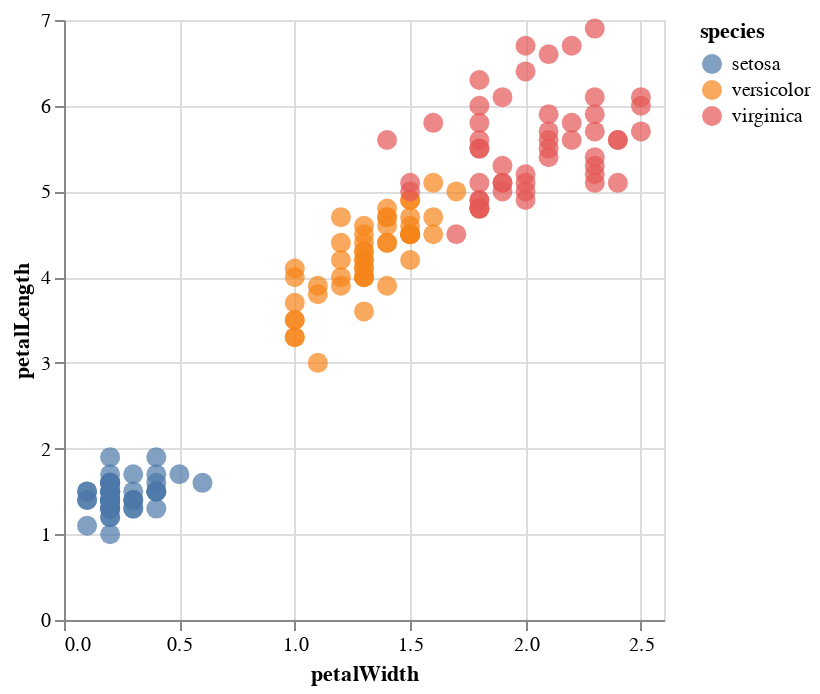

The code cell stored with this chart in its notebook:
### Markdown cell above
[The default categorical colormap used in Altair is "Tableau10"](https://github.com/EmilHvitfeldt/r-color-palettes),
which consists of 10 colors and starts with a blue, orange, and red color.

### Code cell
import altair as alt
from vega_datasets import data

iris = data.iris()

alt.Chart(iris).mark_circle(size=100).encode(
    x='petalWidth',
    y='petalLength',
    color=alt.Color('species')
)

### Figure 1 — Vega specification as saved in the notebook (floating-point values rounded to 4 significant figures; data arrays with more than 128 entries replaced by an {"elided": "..."} marker saying what was removed)
{"$schema": "https://vega.github.io/schema/vega/v5.json", "data": [{"name": "source_0", "values": {"elided": "150 records"}}, {"name": "source_0_x_domain_petalWidth", "values": [{"min": 0.1, "max": 2.5}]}, {"name": "source_0_y_domain_petalLength", "values": [{"min": 1.0, "max": 6.9}]}, {"name": "source_0_color_domain_species", "values": [{"species": "setosa"}, {"species": "versicolor"}, {"species": "virginica"}]}], "marks": [{"type": "symbol", "name": "marks", "from": {"data": "source_0"}, "encode": {"update": {"x": {"field": "petalWidth", "scale": "x"}, "opacity": {"value": 0.7}, "y": {"field": "petalLength", "scale": "y"}, "fill": {"field": "species", "scale": "color"}, "shape": {"value": "circle"}, "size": {"value": 100}}}, "style": ["circle"]}], "scales": [{"name": "x", "type": "linear", "domain": [{"signal": "(data(\"source_0_x_domain_petalWidth\")[0] || {}).min"}, {"signal": "(data(\"source_0_x_domain_petalWidth\")[0] || {}).max"}], "range": [0, {"signal": "width"}], "zero": true, "nice": true}, {"name": "y", "type": "linear", "domain": [{"signal": "(data(\"source_0_y_domain_petalLength\")[0] || {}).min"}, {"signal": "(data(\"source_0_y_domain_petalLength\")[0] || {}).max"}], "range": [{"signal": "height"}, 0], "nice": true, "zero": true}, {"name": "color", "type": "ordinal", "domain": {"data": "source_0_color_domain_species", "field": "species", "sort": true}, "range": "category"}], "axes": [{"scale": "x", "ticks": false, "gridScale": "y", "grid": true, "domain": false, "minExtent": 0, "tickCount": {"signal": "ceil(width/40)"}, "labels": false, "maxExtent": 0, "zindex": 0, "orient": "bottom", "aria": false}, {"scale": "y", "aria": false, "domain": false, "tickCount": {"signal": "ceil(height/40)"}, "gridScale": "x", "maxExtent": 0, "minExtent": 0, "ticks": false, "orient": "left", "labels": false, "zindex": 0, "grid": true}, {"scale": "x", "zindex": 0, "grid": false, "title": "petalWidth", "labelFlush": true, "tickCount": {"signal": "ceil(width/40)"}, "orient": "bottom", "labelOverlap": true}, {"scale": "y", "labelOverlap": true, "orient": "left", "title": "petalLength", "tickCount": {"signal": "ceil(height/40)"}, "grid": false, "zindex": 0}], "height": 300, "legends": [{"fill": "color", "symbolType": "circle", "title": "species", "encode": {"symbols": {"update": {"opacity": {"value": 0.7}}}}}], "padding": 5, "background": "white", "width": 300, "style": "cell"}
